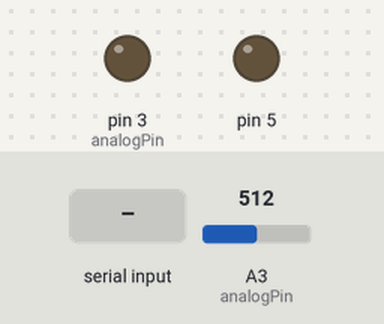
Simulated run of this sketch. Board: Arduino Uno, built with avr-gcc and run on an emulated ATmega328P. On the bench: output pins drawn as LEDs (lit = HIGH). The inputs (shaded band) are chosen by the test bench; at power-on: A3 (analogPin) = 512. What the sketch prints to the serial monitor is not drawn.

Above: at 1.2 s.
1.3 s: "200\n" received over Serial
At 2.5 s:
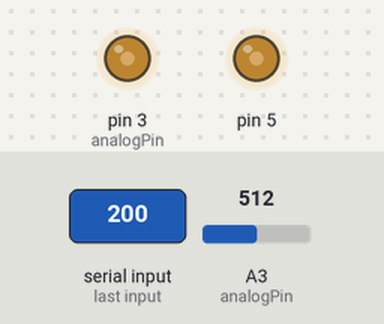
2.8 s: "90,45\n" received over Serial
4.4 s: "30,150\n" received over Serial
6.0 s: A3 (analogPin) set to 109
9.0 s: A3 (analogPin) set to 93
Timing chart, 0 to 12.0 s (numbered marks = the images above; inputs shaded):
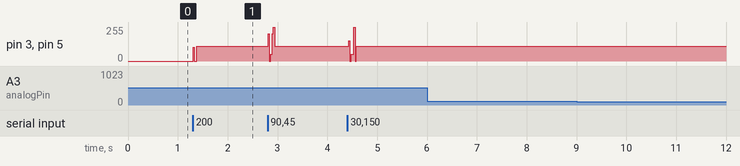

Measured:
- after the input at 1.3 s, pin 3 (analogPin), pin 5: 0/255 → 110/255 at once
- after the input at 6.0 s, every drawn part: stays the same
- after the input at 9.0 s, every drawn part: stays the same

The sketch:

analogWrite.ino
```cpp
int analogPin=3;

void setup() {
 // pinMode(3,OUTPUT);
  Serial.begin(9600);
  pinMode(5,OUTPUT);
  Serial.println("ENTER VOLTS 0 TO 5");
  // put your setup code here, to run once:
}

void loop() {
  if (Serial.available()>0)
  {
    char ch =Serial.read();
    int volts = (ch-'0')*51;
//int volts = 76.5;
    analogWrite(3,volts);
    analogWrite(5,volts);
    }// put your main code here, to run repeatedly:
      int reading =analogRead(analogPin);
  float voltage=reading/204.6;
  Serial.print("Reading=");
  Serial.print(reading);
  Serial.print("\t\tVolts=");
  Serial.println(voltage);
 // delay(500);// put your main code here, to run repeatedly:

}
```
